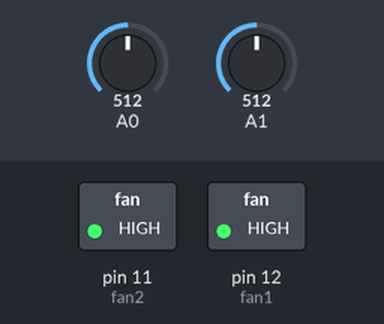
The sketch below on a simulated Arduino Uno, built with avr-gcc and run on an emulated ATmega328P. On the bench: switched loads named in the sketch (green lamp = pin HIGH). The inputs (shaded band) are chosen by the test bench; at power-on: A0 = 512, A1 = 512.

Above: at 0.1 s.
Timing chart, 0 to 1.6 s (numbered marks = the images above):
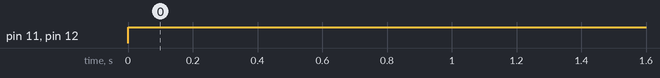

Measured:
- by itself, pin 11 (fan2), pin 12 (fan1): LOW → HIGH at 0.00 s

The sketch:

chamber_temp_control.ino
```cpp
float sensor1=A0;
float sensor2=A1;
int fan1=12;
int fan2=11;
float v1;
float v2;
void setup() {
  // put your setup code here, to run once:
  Serial.begin(9600);
  pinMode(fan1,OUTPUT);
  pinMode(fan2,OUTPUT);

}

void loop() {
  // put your main code here, to run repeatedly:
  sensor1=analogRead(A0);
  sensor2=analogRead(A1);
  v1=sensor1*(5.0/1023.0);
  v2=sensor2*(5.0/1023.0);
  if(v1>0.50 && v2>0.50){
    digitalWrite(fan1,HIGH);
    digitalWrite(fan2,HIGH);

  }

  else if (v1<0.50 && v2<0.50){
    digitalWrite(fan1,LOW);
    digitalWrite(fan2,LOW);
  }


}
```
